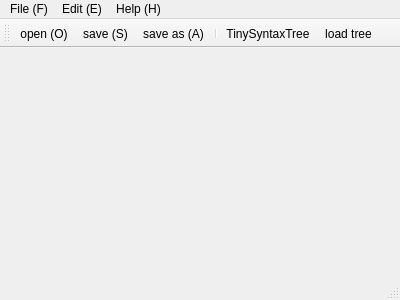
<?xml version="1.0" encoding="UTF-8"?>
<ui version="4.0">
 <class>MainWindow</class>
 <widget class="QMainWindow" name="MainWindow">
  <property name="geometry">
   <rect>
    <x>0</x>
    <y>0</y>
    <width>400</width>
    <height>300</height>
   </rect>
  </property>
  <property name="windowTitle">
   <string>MainWindow</string>
  </property>
  <widget class="QWidget" name="centralWidget"/>
  <widget class="QMenuBar" name="menuBar">
   <property name="geometry">
    <rect>
     <x>0</x>
     <y>0</y>
     <width>400</width>
     <height>23</height>
    </rect>
   </property>
   <widget class="QMenu" name="menuFile_F">
    <property name="title">
     <string>File (F)</string>
    </property>
    <addaction name="actionopen_O"/>
    <addaction name="actionsave_S"/>
    <addaction name="actionsave_as_A"/>
    <addaction name="actionclose_C"/>
   </widget>
   <widget class="QMenu" name="menuEdit_E">
    <property name="title">
     <string>Edit (E)</string>
    </property>
    <addaction name="actionTinySyntaxTree"/>
    <addaction name="actionload_tree"/>
   </widget>
   <widget class="QMenu" name="menuHelp_H">
    <property name="title">
     <string>Help (H)</string>
    </property>
    <addaction name="actionabout"/>
   </widget>
   <addaction name="menuFile_F"/>
   <addaction name="menuEdit_E"/>
   <addaction name="menuHelp_H"/>
  </widget>
  <widget class="QToolBar" name="mainToolBar">
   <attribute name="toolBarArea">
    <enum>TopToolBarArea</enum>
   </attribute>
   <attribute name="toolBarBreak">
    <bool>false</bool>
   </attribute>
   <addaction name="actionopen_O"/>
   <addaction name="actionsave_S"/>
   <addaction name="actionsave_as_A"/>
   <addaction name="separator"/>
   <addaction name="actionTinySyntaxTree"/>
   <addaction name="actionload_tree"/>
  </widget>
  <widget class="QStatusBar" name="statusBar"/>
  <action name="actionopen_O">
   <property name="icon">
    <iconset resource="res.qrc">
     <normaloff>:/myicons/icons/open.png</normaloff>:/myicons/icons/open.png</iconset>
   </property>
   <property name="text">
    <string>open (O)</string>
   </property>
   <property name="shortcut">
    <string>Ctrl+O</string>
   </property>
  </action>
  <action name="actionsave_S">
   <property name="icon">
    <iconset resource="res.qrc">
     <normaloff>:/myicons/icons/save.png</normaloff>:/myicons/icons/save.png</iconset>
   </property>
   <property name="text">
    <string>save (S)</string>
   </property>
   <property name="shortcut">
    <string>Ctrl+S</string>
   </property>
  </action>
  <action name="actionsave_as_A">
   <property name="icon">
    <iconset resource="res.qrc">
     <normaloff>:/myicons/icons/saveas.png</normaloff>:/myicons/icons/saveas.png</iconset>
   </property>
   <property name="text">
    <string>save as (A)</string>
   </property>
   <property name="shortcut">
    <string>Ctrl+Shift+S</string>
   </property>
  </action>
  <action name="actionclose_C">
   <property name="icon">
    <iconset resource="res.qrc">
     <normaloff>:/myicons/icons/close.png</normaloff>:/myicons/icons/close.png</iconset>
   </property>
   <property name="text">
    <string>close (C)</string>
   </property>
   <property name="shortcut">
    <string>Ctrl+W</string>
   </property>
  </action>
  <action name="actionabout">
   <property name="icon">
    <iconset resource="res.qrc">
     <normaloff>:/myicons/icons/about.png</normaloff>:/myicons/icons/about.png</iconset>
   </property>
   <property name="text">
    <string>about...</string>
   </property>
  </action>
  <action name="actionundo">
   <property name="icon">
    <iconset resource="res.qrc">
     <normaloff>:/myicons/icons/undo.png</normaloff>:/myicons/icons/undo.png</iconset>
   </property>
   <property name="text">
    <string>undo (U)</string>
   </property>
   <property name="shortcut">
    <string>Ctrl+Z</string>
   </property>
  </action>
  <action name="actionredo_R">
   <property name="icon">
    <iconset resource="res.qrc">
     <normaloff>:/myicons/icons/redo.png</normaloff>:/myicons/icons/redo.png</iconset>
   </property>
   <property name="text">
    <string>redo (R)</string>
   </property>
   <property name="shortcut">
    <string>Ctrl+Shift+Z</string>
   </property>
  </action>
  <action name="actioncut_X">
   <property name="icon">
    <iconset resource="res.qrc">
     <normaloff>:/myicons/icons/cut.png</normaloff>:/myicons/icons/cut.png</iconset>
   </property>
   <property name="text">
    <string>cut (X)</string>
   </property>
   <property name="shortcut">
    <string>Ctrl+X</string>
   </property>
  </action>
  <action name="actioncopy_C">
   <property name="icon">
    <iconset resource="res.qrc">
     <normaloff>:/myicons/icons/copy.png</normaloff>:/myicons/icons/copy.png</iconset>
   </property>
   <property name="text">
    <string>copy (C)</string>
   </property>
   <property name="shortcut">
    <string>Ctrl+C</string>
   </property>
  </action>
  <action name="actionpaste_V">
   <property name="icon">
    <iconset resource="res.qrc">
     <normaloff>:/myicons/icons/paste.png</normaloff>:/myicons/icons/paste.png</iconset>
   </property>
   <property name="text">
    <string>paste (V)</string>
   </property>
   <property name="shortcut">
    <string>Ctrl+V</string>
   </property>
  </action>
  <action name="actionselect_all_A">
   <property name="icon">
    <iconset resource="res.qrc">
     <normaloff>:/myicons/icons/selectall.png</normaloff>:/myicons/icons/selectall.png</iconset>
   </property>
   <property name="text">
    <string>select all (A)</string>
   </property>
   <property name="shortcut">
    <string>Ctrl+A</string>
   </property>
  </action>
  <action name="actionTinySyntaxTree">
   <property name="icon">
    <iconset resource="res.qrc">
     <normaloff>:/myicons/icons/tree.png</normaloff>:/myicons/icons/tree.png</iconset>
   </property>
   <property name="text">
    <string>TinySyntaxTree</string>
   </property>
   <property name="shortcut">
    <string>Ctrl+F5</string>
   </property>
  </action>
  <action name="actionload_tree">
   <property name="icon">
    <iconset resource="res.qrc">
     <normaloff>:/myicons/icons/load.png</normaloff>:/myicons/icons/load.png</iconset>
   </property>
   <property name="text">
    <string>load tree</string>
   </property>
   <property name="shortcut">
    <string>Ctrl+L</string>
   </property>
  </action>
 </widget>
 <layoutdefault spacing="6" margin="11"/>
 <resources>
  <include location="res.qrc"/>
 </resources>
 <connections/>
</ui>
